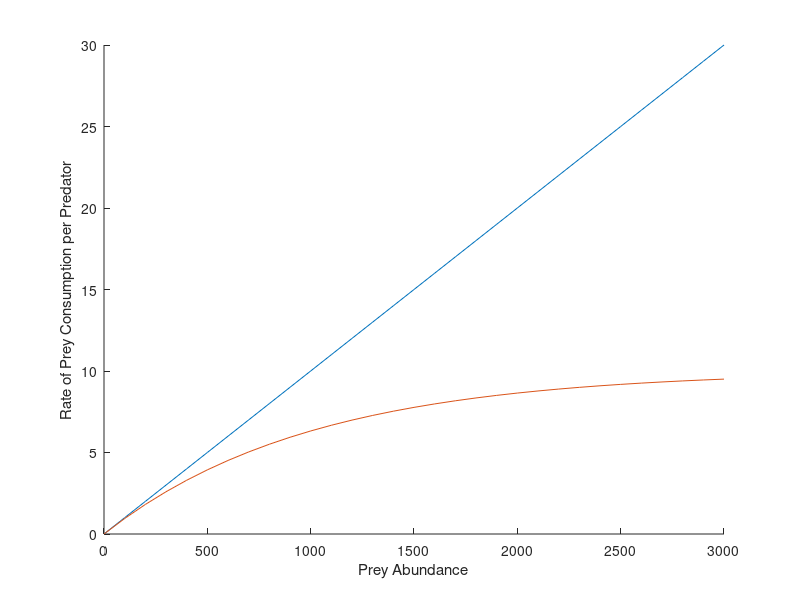
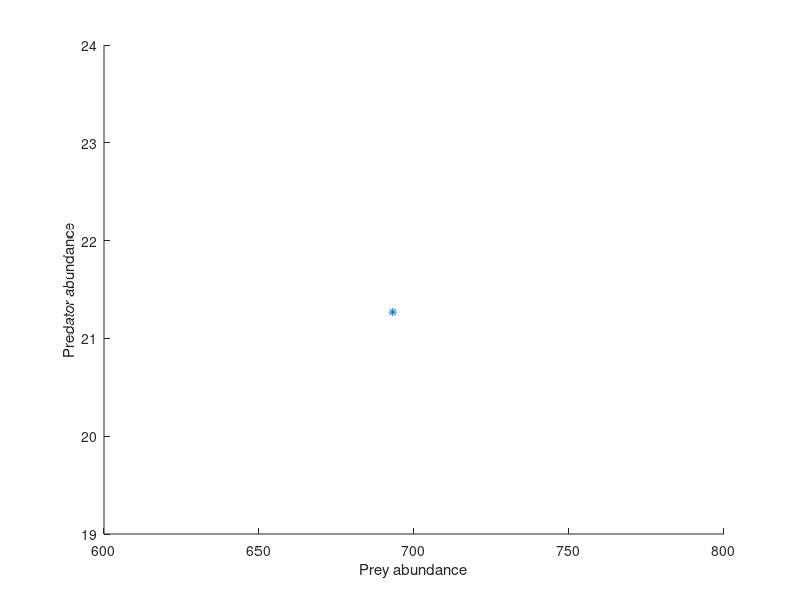

Source code (MATLAB) for these figures, in order: (Note: this script raises an error after producing the figures.)
% EXAMPLE 3: Volterra model with satiation and density dependence
% Type 1 and Type 2 functional responses
more off
global r a b d c K;
a=0.01; c=10;
n1=0:100:3000;
type1=a*n1;
type2=c*(1-exp(-a*n1/c));
figure
hold on
plot(n1,type1);
plot(n1,type2);
xlabel('Prey Abundance');
ylabel('Rate of Prey Consumption per Predator');

% try K=1000, K=2000, K=4000
K=1000;
r=0.5; a=0.01; b=0.02; d=0.1; c=10;
n1_hat=-c/a*log((b*c-d)/(b*c))
n2_hat=-r*log((b*c-d)/(b*c))*c*b*(K*a+log((b*c-d)/(b*c))*c)/(K*a^2*d)
figure
hold on
plot(n1_hat,n2_hat,'*')
xlabel('Prey abundance');
ylabel('Predator abundance');
[time n]=ode45(@volterra_densdep_satn,[0 100],[n1_hat/2 n2_hat/2]);
plot(n(:,1),n(:,2))
[time n]=ode45(@volterra_densdep_satn,[0 100],[n1_hat/4 n2_hat/4]);
plot(n(:,1),n(:,2))
[time n]=ode45(@volterra_densdep_satn,[0 100],[n1_hat*2 n2_hat*2]);
plot(n(:,1),n(:,2))
[time n]=ode45(@volterra_densdep_satn,[0 100],[n1_hat*4 n2_hat*4]);
plot(n(:,1),n(:,2))
[time n]=ode45(@volterra_densdep_satn,[0 100],[n1_hat*2 n2_hat/2]);
plot(n(:,1),n(:,2))
[time n]=ode45(@volterra_densdep_satn,[0 100],[n1_hat*4 n2_hat/4]);
plot(n(:,1),n(:,2))
